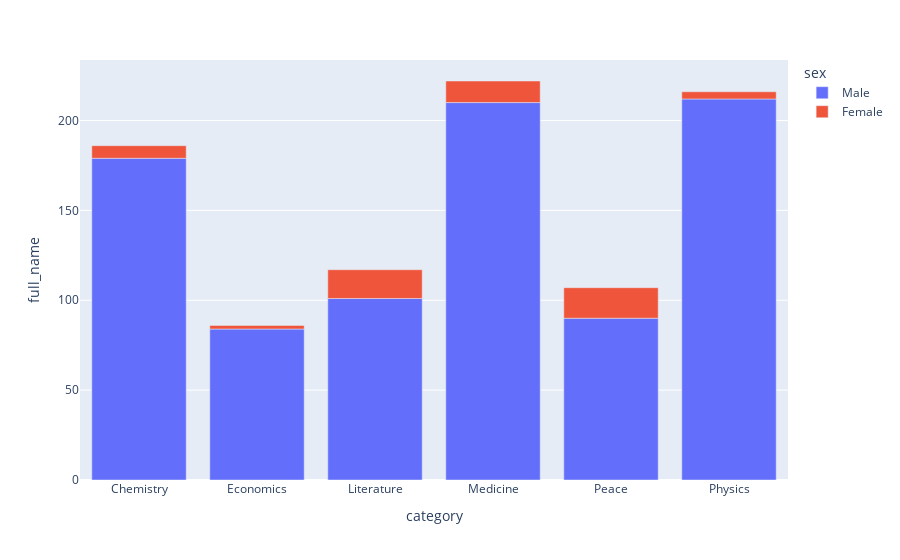

The notebook cell saved with this chart:
### Markdown cell above
# Male and Female Winners by Category

**Challenge**: Create a [plotly bar chart](https://plotly.com/python/bar-charts/) that shows the split between men and women by category. 
* Hover over the bar chart. How many prizes went to women in Literature compared to Physics?

<img src=https://i.imgur.com/od8TfOp.png width=650>

### Code cell
bar = px.bar(
    df_data.groupby(['category', 'sex']).count().reset_index().sort_values('sex', ascending=False),
    y='full_name',
    x='category',
    color='sex'
).update_layout(

)
bar.show()

### Figure 1 — Plotly figure (JSON) as saved in the notebook; plotly's stock layout.template omitted (floating-point values rounded to 4 significant figures)
{"data": [{"alignmentgroup": "True", "hovertemplate": "sex=Male<br>category=%{x}<br>full_name=%{y}<extra></extra>", "legendgroup": "Male", "marker": {"color": "#636efa", "pattern": {"shape": ""}}, "name": "Male", "offsetgroup": "Male", "orientation": "v", "showlegend": true, "textposition": "auto", "type": "bar", "x": ["Chemistry", "Economics", "Literature", "Medicine", "Peace", "Physics"], "xaxis": "x", "y": [179, 84, 101, 210, 90, 212], "yaxis": "y"}, {"alignmentgroup": "True", "hovertemplate": "sex=Female<br>category=%{x}<br>full_name=%{y}<extra></extra>", "legendgroup": "Female", "marker": {"color": "#EF553B", "pattern": {"shape": ""}}, "name": "Female", "offsetgroup": "Female", "orientation": "v", "showlegend": true, "textposition": "auto", "type": "bar", "x": ["Chemistry", "Economics", "Literature", "Medicine", "Peace", "Physics"], "xaxis": "x", "y": [7, 2, 16, 12, 17, 4], "yaxis": "y"}], "layout": {"barmode": "relative", "legend": {"title": {"text": "sex"}, "tracegroupgap": 0}, "margin": {"t": 60}, "xaxis": {"anchor": "y", "domain": [0, 1], "title": {"text": "category"}}, "yaxis": {"anchor": "x", "domain": [0, 1], "title": {"text": "full_name"}}}}
